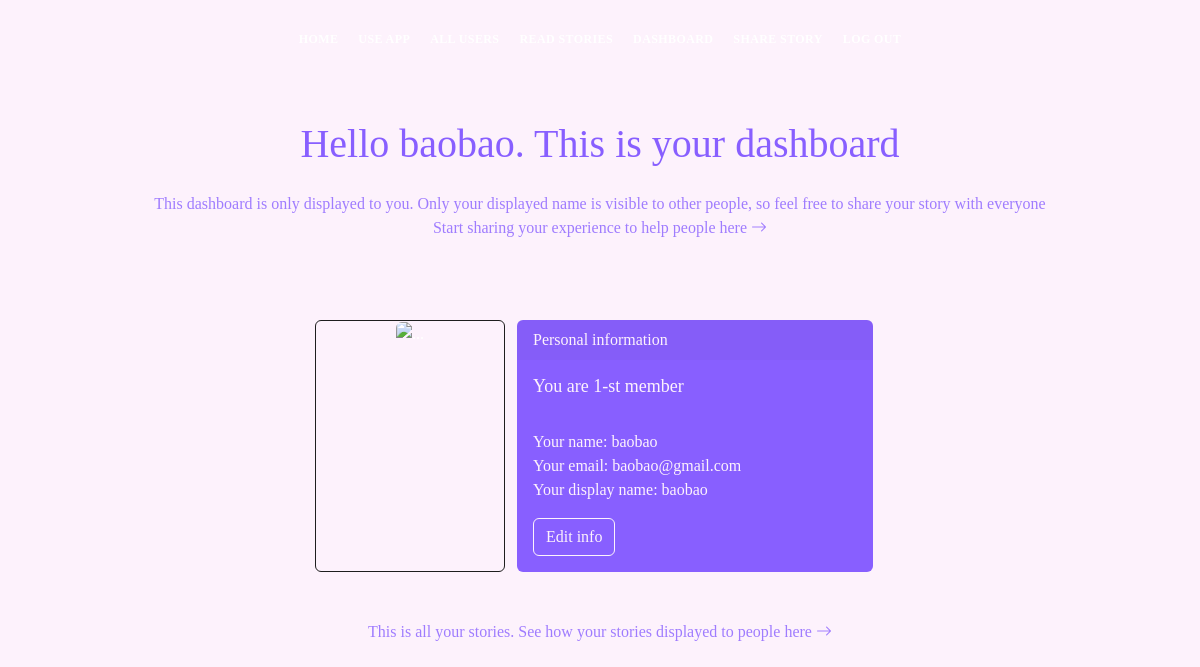
The app's page /dashboard/1 (signed in), older data.
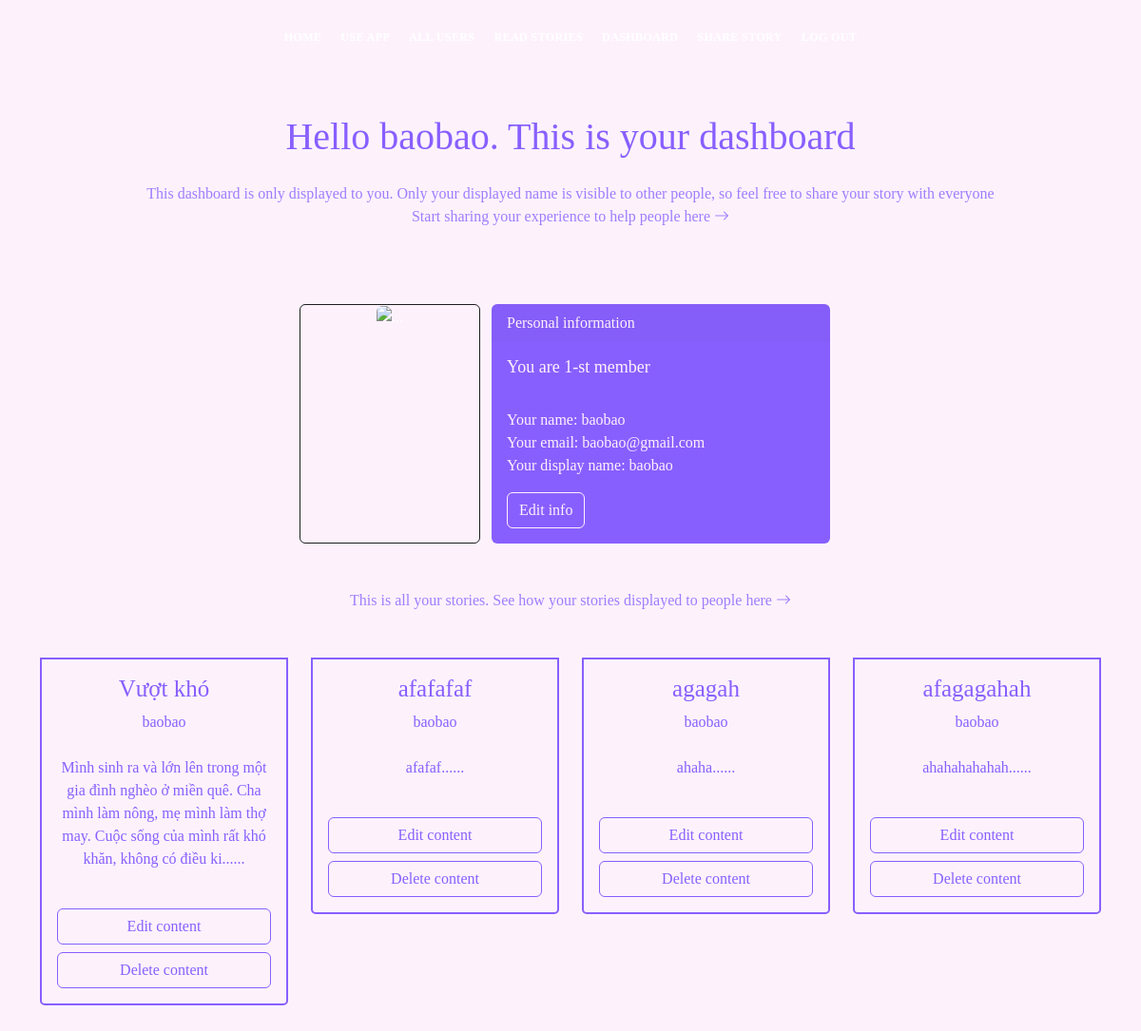
The same page, newer data.
### app.py (models this page shows, shortened)
class Blogs(db.Model):
    id = db.Column(db.Integer, primary_key=True)
    title = db.Column(db.String(255), nullable=False)
    content = db.Column(db.Text, nullable=False)
    date_posted = db.Column(db.DateTime, default=datetime.utcnow)
    blog_commented = db.relationship('Comments', backref='blog_commented')
    blog_reacted = db.relationship('Reactions', backref='blog_reacted')
    tags = db.relationship('Reactions', backref='blog_tags')
    blog_bookmarked = db.relationship('Reactions', backref='blog_bookmarked')
    poster_id = db.Column(db.Integer, db.ForeignKey('users.id'))

class Users(db.Model, UserMixin):
    id = db.Column(db.Integer, primary_key=True)
    name = db.Column(db.String(200), nullable=False)
    email =  db.Column(db.String(120), nullable=False, unique=True)
    user_name = db.Column(db.String(120), nullable=False)
    password_hash = db.Column(db.String(200))
    posts = db.relationship('Blogs', backref='poster')
    comments = db.relationship('Comments', backref='commenter')
    reacts = db.relationship('Reactions', backref='reacter')
    bookmarks = db.relationship('BookMarks', backref='bookmarker')
    @property
    def password():
        raise AttributeError('password is not a readable attribute')
    date_added = db.Column(db.DateTime, default=datetime.utcnow)

### app.py (the view)
@app.route("/dashboard/<int:id>", methods=["GET", "POST"])
@login_required
def dashboard(id):
    user = Users.query.get_or_404(id)
    all_blogs = Blogs.query.order_by(Blogs.date_posted)
    return render_template('dashboard.html', user=user, all_blogs=all_blogs)

### app.py (called while the page is built)
@app.context_processor
def base():
    form = SearchForm()
    return dict(form=form)

@login_manager.user_loader
def load_user(user_id):
    return Users.query.get(int(user_id))

### templates/dashboard.html (shortened to what the changed rows need)
{% include 'navbar.html' %}
<div id="hero" class="hero route bg-image">
    <div class="hero-content display-table">
        <div class="table-cell-2">
            <h1 class="text-purple"> Hello {{user.name}}. This is your dashboard</h1>
            <div class="container mt-4">
                <div class="row mt-4">
                    {% for blog in all_blogs %}
                        {% if blog.poster.id == current_user.id %}
                            <div class="col-3 mt-4">
                                <div class="card">
                                    <div class="card-body card-primary-color">
                                        <h3 class="card-title-blog">{{blog.title[:20]}}</h3>
                                        <a href="{{url_for('other_user_blogs', id=blog.poster.id)}}"><p class="card-text">{{blog.poster.user_name}}</p></a>
                                        <p class="card-text mt-4">{{blog.content[:150]}}......</p>
                                        <br>
                                        <div class="d-grid gap-2">
                                            <a href="{{url_for('edit_blog', id=blog.id)}}" class="btn btn-outline-primary">Edit content</a>
                                            <a class="btn btn-outline-primary" data-bs-toggle="modal" data-bs-target="#deleteModal">Delete content</a>
                                        </div>
                                    </div>
                                </div>
                            </div>
                        {% endif %}
                    {% endfor %}
                </div>
            </div>
            <br><br><br>
        </div>
    </div>
</div>

Row changes from the older to the newer data that the page shows:
now on this page (row edited): Blogs: title "Vượt khó", poster.user_name "baobao", content "Mình sinh ra và lớn lên trong một gia đình nghèo ở miền quê. Cha mình làm nông, mẹ mình làm thợ may. Cuộc sống của mình rất khó khăn, không có điều ki"
added Blogs: title "afafafaf", poster.user_name "baobao", content "afafaf"
added Blogs: title "agagah", poster.user_name "baobao", content "ahaha"
added Blogs: title "afagagahah", poster.user_name "baobao", content "ahahahahahah"
